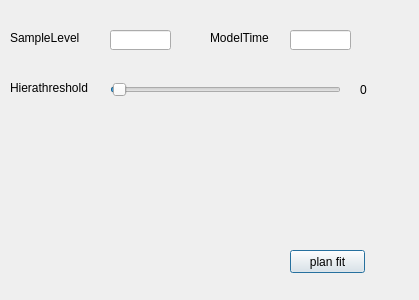
<?xml version="1.0" encoding="UTF-8"?>
<ui version="4.0">
 <class>Planfit</class>
 <widget class="QDialog" name="Planfit">
  <property name="geometry">
   <rect>
    <x>0</x>
    <y>0</y>
    <width>419</width>
    <height>300</height>
   </rect>
  </property>
  <property name="windowTitle">
   <string>Dialog</string>
  </property>
  <widget class="QPushButton" name="pushButton">
   <property name="geometry">
    <rect>
     <x>290</x>
     <y>250</y>
     <width>75</width>
     <height>23</height>
    </rect>
   </property>
   <property name="text">
    <string>plan fit</string>
   </property>
  </widget>
  <widget class="QLineEdit" name="smpLev">
   <property name="geometry">
    <rect>
     <x>110</x>
     <y>30</y>
     <width>61</width>
     <height>20</height>
    </rect>
   </property>
  </widget>
  <widget class="QLabel" name="label">
   <property name="geometry">
    <rect>
     <x>10</x>
     <y>30</y>
     <width>91</width>
     <height>16</height>
    </rect>
   </property>
   <property name="text">
    <string>SampleLevel</string>
   </property>
  </widget>
  <widget class="QLabel" name="label_2">
   <property name="geometry">
    <rect>
     <x>10</x>
     <y>80</y>
     <width>91</width>
     <height>16</height>
    </rect>
   </property>
   <property name="text">
    <string>Hierathreshold</string>
   </property>
  </widget>
  <widget class="QSlider" name="hierThershold">
   <property name="geometry">
    <rect>
     <x>110</x>
     <y>80</y>
     <width>231</width>
     <height>19</height>
    </rect>
   </property>
   <property name="minimum">
    <number>0</number>
   </property>
   <property name="maximum">
    <number>101</number>
   </property>
   <property name="pageStep">
    <number>1</number>
   </property>
   <property name="value">
    <number>1</number>
   </property>
   <property name="sliderPosition">
    <number>1</number>
   </property>
   <property name="orientation">
    <enum>Qt::Horizontal</enum>
   </property>
  </widget>
  <widget class="QLabel" name="ThresholdValue">
   <property name="geometry">
    <rect>
     <x>360</x>
     <y>80</y>
     <width>41</width>
     <height>20</height>
    </rect>
   </property>
   <property name="text">
    <string>0</string>
   </property>
  </widget>
  <widget class="QLabel" name="label_3">
   <property name="geometry">
    <rect>
     <x>210</x>
     <y>30</y>
     <width>61</width>
     <height>16</height>
    </rect>
   </property>
   <property name="text">
    <string>ModelTime</string>
   </property>
  </widget>
  <widget class="QLineEdit" name="modelTime">
   <property name="geometry">
    <rect>
     <x>290</x>
     <y>30</y>
     <width>61</width>
     <height>20</height>
    </rect>
   </property>
  </widget>
 </widget>
 <resources/>
 <connections/>
</ui>
